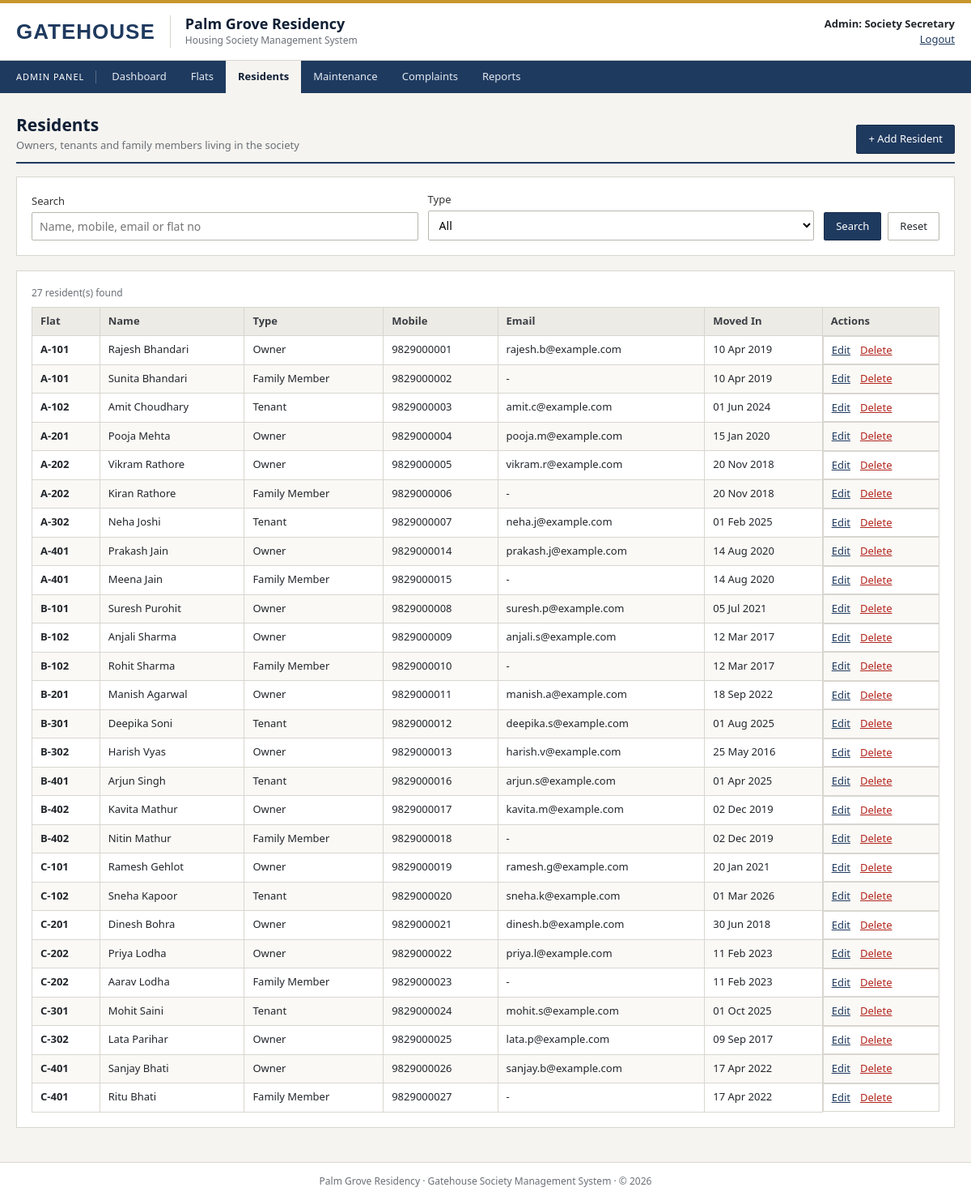
Screenshot of /admin/residents.php (signed in) with the database file from the repository.
### tables this page shows
CREATE TABLE residents (
    resident_id   INT AUTO_INCREMENT PRIMARY KEY,
    flat_id       INT          NOT NULL,
    name          VARCHAR(100) NOT NULL,
    mobile        VARCHAR(10)  NOT NULL,
    email         VARCHAR(100),
    resident_type ENUM('Owner','Tenant','Family Member') NOT NULL,
    move_in_date  DATE         NOT NULL,
    created_at    TIMESTAMP DEFAULT CURRENT_TIMESTAMP,
    FOREIGN KEY (flat_id) REFERENCES flats(flat_id) ON DELETE CASCADE
);

CREATE TABLE flats (
    flat_id     INT AUTO_INCREMENT PRIMARY KEY,
    flat_no     VARCHAR(10)  NOT NULL UNIQUE,    
    password    VARCHAR(255) NOT NULL,           
    block       VARCHAR(5)   NOT NULL,
    floor_no    INT          NOT NULL,
    flat_type   ENUM('1BHK','2BHK','3BHK') NOT NULL,
    area_sqft   INT          NOT NULL,
    status      ENUM('Occupied','Vacant') NOT NULL DEFAULT 'Vacant',
    created_at  TIMESTAMP DEFAULT CURRENT_TIMESTAMP
);

### includes/functions.php (called while the page is built, shortened)
<?php
function e($value)
{
    return htmlspecialchars((string)$value, ENT_QUOTES, 'UTF-8');
}
function db_select($conn, $sql, $types = '', $params = [])
{
    $stmt = $conn->prepare($sql);
    $stmt->execute();
    return $stmt->get_result();
}
function fmt_date($date)
{
    return $date ? date('d M Y', strtotime($date)) : '-';
}

### admin/residents.php (the view, shortened to what this page needs)
<?php
require_once '../config/db.php';
$q      = trim($_GET['q'] ?? '');
$rtype  = $_GET['resident_type'] ?? '';
$flatId = (int)($_GET['flat_id'] ?? 0);
$where = []; $types = ''; $params = [];
$sql = "SELECT r.*, f.flat_no
        FROM residents r JOIN flats f ON f.flat_id = r.flat_id"
     . ($where ? " WHERE " . implode(' AND ', $where) : '')
     . " ORDER BY f.flat_no, FIELD(r.resident_type, 'Owner', 'Tenant', 'Family Member'), r.name";
$residents = db_select($conn, $sql, $types, $params);
include '../includes/header.php';
?>
<div class="page-head">
    <div><h1>Residents</h1><p>Owners, tenants and family members living in the society</p></div>
    <a href="resident_add.php<?= $flatId ? '?flat_id=' . $flatId : '' ?>" class="btn">+ Add Resident</a>
</div>
<div class="card">
    <form method="get" class="filter-bar">
        <div class="form-group">
            <label for="q">Search</label>
            <input type="text" id="q" name="q" value="<?= e($q) ?>" placeholder="Name, mobile, email or flat no">
        </div>
        <div class="form-group">
            <label for="resident_type">Type</label>
            <select id="resident_type" name="resident_type"><option value="">All</option><?= options($RESIDENT_TYPES, $rtype) ?></select>
        </div>
        <div class="btns">
            <button class="btn" type="submit">Search</button>
            <a class="btn btn-light" href="residents.php">Reset</a>
        </div>
    </form>
</div>
<div class="card">
    <p class="count"><?= $residents->num_rows ?> resident(s) found</p>
    <div class="table-wrap">
        <table>
            <thead><tr><th>Flat</th><th>Name</th><th>Type</th><th>Mobile</th><th>Email</th><th>Moved In</th><th>Actions</th></tr></thead>
            <tbody>
            <?php while ($r = $residents->fetch_assoc()): ?>
                <tr>
                    <td><b><?= e($r['flat_no']) ?></b></td>
                    <td><?= e($r['name']) ?></td>
                    <td><?= e($r['resident_type']) ?></td>
                    <td><?= e($r['mobile']) ?></td>
                    <td><?= e($r['email'] ?: '-') ?></td>
                    <td><?= fmt_date($r['move_in_date']) ?></td>
                    <td class="actions">
                        <a href="resident_edit.php?id=<?= $r['resident_id'] ?>">Edit</a>
                        <form method="post" action="resident_delete.php" data-confirm="Remove <?= e($r['name']) ?> from the records?">
                            <button type="submit" class="link-btn danger">Delete</button>
                        </form>
                    </td>
                </tr>
            <?php endwhile; ?>
            </tbody>
        </table>
    </div>
</div>
<?php include '../includes/footer.php'; ?>

### assets/css/style.css (style rules this page uses)
:root { --brand: #1f3a5f; --brand-dark: #172c49; --brand-deep: #0f1f35; --brand-light: #e9eef5; --accent: #c8962e; --paper: #f5f4f0; --white: #ffffff; --ink: #22262b; --muted: #6a6f76; --line: #d8d6cf; --head: #edebe5; --green: #2e7d32; --red: #b3261e; --amber: #a86500; }
* { box-sizing: border-box; margin: 0; padding: 0; }
body { font-family: Tahoma, Verdana, "Segoe UI", Arial, sans-serif; background: var(--paper); color: var(--ink); font-size: 14px; line-height: 1.5; min-height: 100vh; display: flex; flex-direction: column; }
a { color: var(--brand); }
h1, h2, .site-name { font-weight: bold; }
.page-head { display: flex; justify-content: space-between; align-items: flex-end; gap: 12px; margin-bottom: 16px; padding-bottom: 10px; border-bottom: 2px solid var(--brand); flex-wrap: wrap; }
.page-head h1 { font-size: 21px; color: var(--brand-deep); }
.page-head p { color: var(--muted); font-size: 13px; }
.card { background: var(--white); border: 1px solid var(--line); padding: 18px; margin-bottom: 18px; }
.btn { display: inline-block; padding: 7px 14px; border: 1px solid var(--brand-dark); border-radius: 2px; font-size: 13px; cursor: pointer; background: var(--brand); color: #fff; font-family: inherit; text-decoration: none; }
.btn-light { background: var(--white); color: var(--ink); border-color: #b9b6ad; }
.link-btn { background: none; border: 0; padding: 0; font: inherit; font-size: 13px; color: var(--brand); text-decoration: underline; cursor: pointer; }
.link-btn.danger { color: var(--red); }
.actions { display: flex; gap: 12px; align-items: center; }
.actions form { display: inline; }
.table-wrap { overflow-x: auto; }
table { width: 100%; border-collapse: collapse; font-size: 13px; }
th, td { padding: 7px 10px; text-align: left; border: 1px solid var(--line); white-space: nowrap; vertical-align: top; }
th { background: var(--head); color: #3b3f45; }
tbody tr:nth-child(even) td { background: #faf9f6; }
.count { color: var(--muted); font-size: 12px; margin-bottom: 8px; }
.form-group { display: flex; flex-direction: column; }
label { font-size: 13px; margin-bottom: 4px; color: #333; }
input, select, textarea { padding: 7px 9px; border: 1px solid #b9b6ad; border-radius: 2px; font-size: 14px; font-family: inherit; background: #fff; width: 100%; }
.filter-bar { display: flex; gap: 12px; flex-wrap: wrap; align-items: flex-end; }
.filter-bar .form-group { flex: 1; min-width: 150px; }
.filter-bar .btns { display: flex; gap: 8px; }

### rows the page displays
residents: flat.flat_no "A-101", name "Rajesh Bhandari", resident_type "Owner", mobile "9829000001", email "rajesh.b@example.com", move_in_date "10 Apr 2019"
residents: flat.flat_no "A-101", name "Sunita Bhandari", resident_type "Family Member", mobile "9829000002", email "-", move_in_date "10 Apr 2019"
residents: flat.flat_no "A-102", name "Amit Choudhary", resident_type "Tenant", mobile "9829000003", email "amit.c@example.com", move_in_date "01 Jun 2024"
residents: flat.flat_no "A-201", name "Pooja Mehta", resident_type "Owner", mobile "9829000004", email "pooja.m@example.com", move_in_date "15 Jan 2020"
residents: flat.flat_no "A-202", name "Vikram Rathore", resident_type "Owner", mobile "9829000005", email "vikram.r@example.com", move_in_date "20 Nov 2018"
residents: flat.flat_no "A-202", name "Kiran Rathore", resident_type "Family Member", mobile "9829000006", email "-", move_in_date "20 Nov 2018"
residents: flat.flat_no "A-302", name "Neha Joshi", resident_type "Tenant", mobile "9829000007", email "neha.j@example.com", move_in_date "01 Feb 2025"
residents: flat.flat_no "A-401", name "Prakash Jain", resident_type "Owner", mobile "9829000014", email "prakash.j@example.com", move_in_date "14 Aug 2020"
residents: flat.flat_no "A-401", name "Meena Jain", resident_type "Family Member", mobile "9829000015", email "-", move_in_date "14 Aug 2020"
residents: flat.flat_no "B-101", name "Suresh Purohit", resident_type "Owner", mobile "9829000008", email "suresh.p@example.com", move_in_date "05 Jul 2021"
residents: flat.flat_no "B-102", name "Anjali Sharma", resident_type "Owner", mobile "9829000009", email "anjali.s@example.com", move_in_date "12 Mar 2017"
residents: flat.flat_no "B-102", name "Rohit Sharma", resident_type "Family Member", mobile "9829000010", email "-", move_in_date "12 Mar 2017"
residents: flat.flat_no "B-201", name "Manish Agarwal", resident_type "Owner", mobile "9829000011", email "manish.a@example.com", move_in_date "18 Sep 2022"
residents: flat.flat_no "B-301", name "Deepika Soni", resident_type "Tenant", mobile "9829000012", email "deepika.s@example.com", move_in_date "01 Aug 2025"
residents: flat.flat_no "B-302", name "Harish Vyas", resident_type "Owner", mobile "9829000013", email "harish.v@example.com", move_in_date "25 May 2016"
residents: flat.flat_no "B-401", name "Arjun Singh", resident_type "Tenant", mobile "9829000016", email "arjun.s@example.com", move_in_date "01 Apr 2025"
residents: flat.flat_no "B-402", name "Kavita Mathur", resident_type "Owner", mobile "9829000017", email "kavita.m@example.com", move_in_date "02 Dec 2019"
residents: flat.flat_no "B-402", name "Nitin Mathur", resident_type "Family Member", mobile "9829000018", email "-", move_in_date "02 Dec 2019"
residents: flat.flat_no "C-101", name "Ramesh Gehlot", resident_type "Owner", mobile "9829000019", email "ramesh.g@example.com", move_in_date "20 Jan 2021"
residents: flat.flat_no "C-102", name "Sneha Kapoor", resident_type "Tenant", mobile "9829000020", email "sneha.k@example.com", move_in_date "01 Mar 2026"
residents: flat.flat_no "C-201", name "Dinesh Bohra", resident_type "Owner", mobile "9829000021", email "dinesh.b@example.com", move_in_date "30 Jun 2018"
residents: flat.flat_no "C-202", name "Priya Lodha", resident_type "Owner", mobile "9829000022", email "priya.l@example.com", move_in_date "11 Feb 2023"
residents: flat.flat_no "C-202", name "Aarav Lodha", resident_type "Family Member", mobile "9829000023", email "-", move_in_date "11 Feb 2023"
residents: flat.flat_no "C-301", name "Mohit Saini", resident_type "Tenant", mobile "9829000024", email "mohit.s@example.com", move_in_date "01 Oct 2025"
residents: flat.flat_no "C-302", name "Lata Parihar", resident_type "Owner", mobile "9829000025", email "lata.p@example.com", move_in_date "09 Sep 2017"
residents: flat.flat_no "C-401", name "Sanjay Bhati", resident_type "Owner", mobile "9829000026", email "sanjay.b@example.com", move_in_date "17 Apr 2022"
residents: flat.flat_no "C-401", name "Ritu Bhati", resident_type "Family Member", mobile "9829000027", email "-", move_in_date "17 Apr 2022"

### other values shown
APP_NAME "GATEHOUSE"
SOCIETY_NAME "Palm Grove Residency"
$who "Admin: Society Secretary"
$label "Dashboard"
$label "Flats"
$label "Residents"
$label "Maintenance"
$label "Complaints"
$label "Reports"
$residents->num_rows "27"
APP_NAME "Gatehouse"
